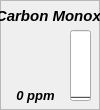
  <widget class="QFrame" name="frame_16">
   <property name="geometry">
    <rect>
     <x>120</x>
     <y>370</y>
     <width>100</width>
     <height>110</height>
    </rect>
   </property>
   <property name="minimumSize">
    <size>
     <width>100</width>
     <height>110</height>
    </size>
   </property>
   <property name="maximumSize">
    <size>
     <width>100</width>
     <height>110</height>
    </size>
   </property>
   <property name="toolTip">
    <string>&lt;html&gt;
&lt;head/&gt;
&lt;body&gt;
&lt;p&gt;
&lt;span style=&quot; font-weight:600; font-style:italic;&quot;&gt;(MQ-7) Carbon Monoxide&lt;/span&gt;
&lt;/p&gt;
&lt;p&gt;
&lt;/p&gt;
&lt;/body&gt;
&lt;/html&gt;</string>
   </property>
   <property name="toolTipDuration">
    <number>4000</number>
   </property>
   <property name="frameShape">
    <enum>QFrame::StyledPanel</enum>
   </property>
   <property name="frameShadow">
    <enum>QFrame::Plain</enum>
   </property>
   <widget class="QLabel" name="label_17">
    <property name="geometry">
     <rect>
      <x>0</x>
      <y>0</y>
      <width>101</width>
      <height>31</height>
     </rect>
    </property>
    <property name="font">
     <font>
      <pointsize>11</pointsize>
      <weight>75</weight>
      <italic>true</italic>
      <bold>true</bold>
      <underline>false</underline>
     </font>
    </property>
    <property name="text">
     <string>Carbon Monox.</string>
    </property>
    <property name="alignment">
     <set>Qt::AlignCenter</set>
    </property>
   </widget>
   <widget class="QLabel" name="label_ch14">
    <property name="geometry">
     <rect>
      <x>0</x>
      <y>80</y>
      <width>71</width>
      <height>31</height>
     </rect>
    </property>
    <property name="font">
     <font>
      <pointsize>10</pointsize>
      <weight>75</weight>
      <italic>true</italic>
      <bold>true</bold>
     </font>
    </property>
    <property name="text">
     <string>0 ppm</string>
    </property>
    <property name="alignment">
     <set>Qt::AlignCenter</set>
    </property>
   </widget>
   <widget class="QProgressBar" name="progressBar_ch14">
    <property name="geometry">
     <rect>
      <x>70</x>
      <y>30</y>
      <width>21</width>
      <height>71</height>
     </rect>
    </property>
    <property name="sizePolicy">
     <sizepolicy hsizetype="Fixed" vsizetype="Expanding">
      <horstretch>0</horstretch>
      <verstretch>0</verstretch>
     </sizepolicy>
    </property>
    <property name="maximum">
     <number>5000</number>
    </property>
    <property name="value">
     <number>0</number>
    </property>
    <property name="alignment">
     <set>Qt::AlignCenter</set>
    </property>
    <property name="textVisible">
     <bool>false</bool>
    </property>
    <property name="orientation">
     <enum>Qt::Vertical</enum>
    </property>
    <property name="invertedAppearance">
     <bool>false</bool>
    </property>
    <property name="textDirection">
     <enum>QProgressBar::TopToBottom</enum>
    </property>
   </widget>
   <widget class="QLabel" name="icon_ch14">
    <property name="geometry">
     <rect>
      <x>10</x>
      <y>30</y>
      <width>51</width>
      <height>51</height>
     </rect>
    </property>
    <property name="text">
     <string/>
    </property>
    <property name="pixmap">
     <pixmap resource="../resources.qrc">:/resources/img/resources/img/Carbon-monoxide.png</pixmap>
    </property>
    <property name="scaledContents">
     <bool>true</bool>
    </property>
   </widget>
  </widget>
